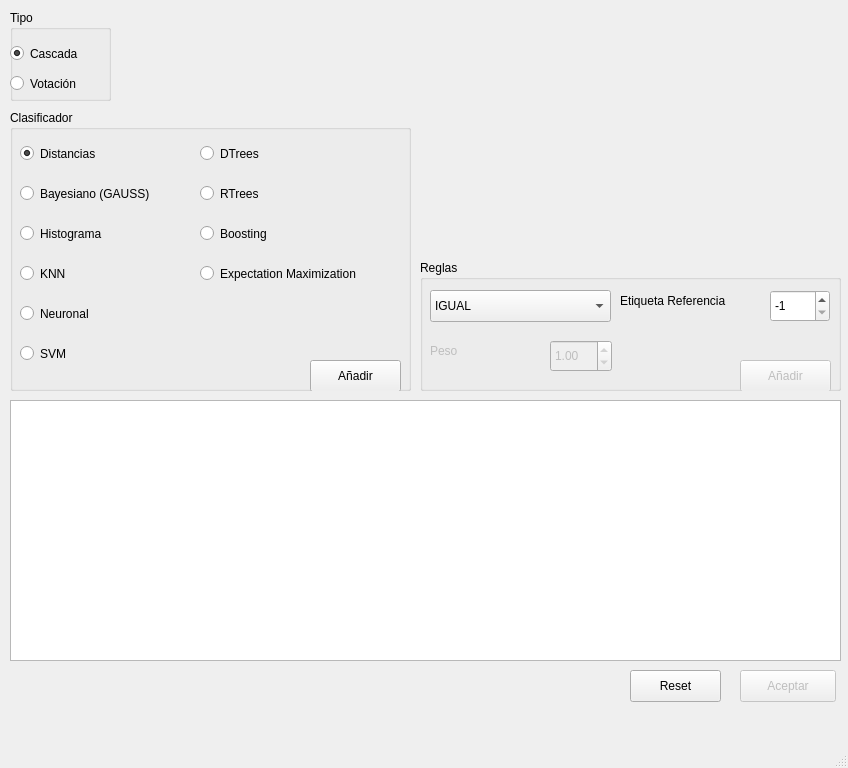
<?xml version="1.0" encoding="UTF-8"?>
<ui version="4.0">
 <class>Conf_Multi</class>
 <widget class="QMainWindow" name="Conf_Multi">
  <property name="geometry">
   <rect>
    <x>0</x>
    <y>0</y>
    <width>848</width>
    <height>768</height>
   </rect>
  </property>
  <property name="minimumSize">
   <size>
    <width>848</width>
    <height>768</height>
   </size>
  </property>
  <property name="windowTitle">
   <string>Configuración Multiclasificador</string>
  </property>
  <widget class="QWidget" name="centralwidget">
   <widget class="QPushButton" name="reset_2">
    <property name="geometry">
     <rect>
      <x>630</x>
      <y>670</y>
      <width>91</width>
      <height>32</height>
     </rect>
    </property>
    <property name="text">
     <string>Reset</string>
    </property>
   </widget>
   <widget class="QGroupBox" name="Reglas">
    <property name="geometry">
     <rect>
      <x>420</x>
      <y>260</y>
      <width>421</width>
      <height>131</height>
     </rect>
    </property>
    <property name="title">
     <string>Reglas</string>
    </property>
    <widget class="QComboBox" name="Regla">
     <property name="geometry">
      <rect>
       <x>10</x>
       <y>30</y>
       <width>181</width>
       <height>32</height>
      </rect>
     </property>
     <item>
      <property name="text">
       <string>IGUAL</string>
      </property>
     </item>
     <item>
      <property name="text">
       <string>DISTINTO</string>
      </property>
     </item>
     <item>
      <property name="text">
       <string>MAYOR</string>
      </property>
     </item>
     <item>
      <property name="text">
       <string>MENOR</string>
      </property>
     </item>
    </widget>
    <widget class="QLabel" name="label_3">
     <property name="geometry">
      <rect>
       <x>200</x>
       <y>30</y>
       <width>141</width>
       <height>22</height>
      </rect>
     </property>
     <property name="text">
      <string>Etiqueta Referencia</string>
     </property>
    </widget>
    <widget class="QSpinBox" name="Etiq_Ref">
     <property name="geometry">
      <rect>
       <x>350</x>
       <y>30</y>
       <width>60</width>
       <height>32</height>
      </rect>
     </property>
     <property name="suffix">
      <string/>
     </property>
     <property name="minimum">
      <number>-1</number>
     </property>
     <property name="maximum">
      <number>999999</number>
     </property>
     <property name="singleStep">
      <number>1</number>
     </property>
     <property name="value">
      <number>-1</number>
     </property>
    </widget>
    <widget class="QLabel" name="label">
     <property name="enabled">
      <bool>false</bool>
     </property>
     <property name="geometry">
      <rect>
       <x>10</x>
       <y>80</y>
       <width>70</width>
       <height>22</height>
      </rect>
     </property>
     <property name="text">
      <string>Peso</string>
     </property>
    </widget>
    <widget class="QDoubleSpinBox" name="Peso">
     <property name="enabled">
      <bool>false</bool>
     </property>
     <property name="geometry">
      <rect>
       <x>130</x>
       <y>80</y>
       <width>62</width>
       <height>32</height>
      </rect>
     </property>
     <property name="minimum">
      <double>0.010000000000000</double>
     </property>
     <property name="maximum">
      <double>999999.000000000000000</double>
     </property>
     <property name="value">
      <double>1.000000000000000</double>
     </property>
    </widget>
    <widget class="QPushButton" name="Anadir_2">
     <property name="enabled">
      <bool>false</bool>
     </property>
     <property name="geometry">
      <rect>
       <x>320</x>
       <y>100</y>
       <width>91</width>
       <height>32</height>
      </rect>
     </property>
     <property name="text">
      <string>Añadir</string>
     </property>
    </widget>
   </widget>
   <widget class="QGroupBox" name="groupBox_4">
    <property name="geometry">
     <rect>
      <x>10</x>
      <y>110</y>
      <width>401</width>
      <height>281</height>
     </rect>
    </property>
    <property name="title">
     <string>Clasificador</string>
    </property>
    <widget class="QRadioButton" name="Distancias_2">
     <property name="geometry">
      <rect>
       <x>10</x>
       <y>30</y>
       <width>115</width>
       <height>27</height>
      </rect>
     </property>
     <property name="text">
      <string>Distancias</string>
     </property>
     <property name="checked">
      <bool>true</bool>
     </property>
    </widget>
    <widget class="QRadioButton" name="KNN_2">
     <property name="geometry">
      <rect>
       <x>10</x>
       <y>150</y>
       <width>115</width>
       <height>27</height>
      </rect>
     </property>
     <property name="text">
      <string>KNN</string>
     </property>
    </widget>
    <widget class="QRadioButton" name="Histograma_2">
     <property name="geometry">
      <rect>
       <x>10</x>
       <y>110</y>
       <width>115</width>
       <height>27</height>
      </rect>
     </property>
     <property name="text">
      <string>Histograma</string>
     </property>
    </widget>
    <widget class="QRadioButton" name="Boosting_2">
     <property name="geometry">
      <rect>
       <x>190</x>
       <y>110</y>
       <width>115</width>
       <height>27</height>
      </rect>
     </property>
     <property name="text">
      <string>Boosting</string>
     </property>
    </widget>
    <widget class="QRadioButton" name="GAUSS_2">
     <property name="geometry">
      <rect>
       <x>10</x>
       <y>70</y>
       <width>171</width>
       <height>27</height>
      </rect>
     </property>
     <property name="text">
      <string>Bayesiano (GAUSS)</string>
     </property>
    </widget>
    <widget class="QRadioButton" name="SVM_2">
     <property name="geometry">
      <rect>
       <x>10</x>
       <y>230</y>
       <width>115</width>
       <height>27</height>
      </rect>
     </property>
     <property name="text">
      <string>SVM</string>
     </property>
    </widget>
    <widget class="QRadioButton" name="DTrees_2">
     <property name="geometry">
      <rect>
       <x>190</x>
       <y>30</y>
       <width>115</width>
       <height>27</height>
      </rect>
     </property>
     <property name="text">
      <string>DTrees</string>
     </property>
    </widget>
    <widget class="QRadioButton" name="Neuronal_2">
     <property name="geometry">
      <rect>
       <x>10</x>
       <y>190</y>
       <width>115</width>
       <height>27</height>
      </rect>
     </property>
     <property name="text">
      <string>Neuronal</string>
     </property>
    </widget>
    <widget class="QRadioButton" name="EM_2">
     <property name="geometry">
      <rect>
       <x>190</x>
       <y>150</y>
       <width>211</width>
       <height>27</height>
      </rect>
     </property>
     <property name="text">
      <string>Expectation Maximization</string>
     </property>
    </widget>
    <widget class="QRadioButton" name="RTrees_2">
     <property name="geometry">
      <rect>
       <x>190</x>
       <y>70</y>
       <width>115</width>
       <height>27</height>
      </rect>
     </property>
     <property name="text">
      <string>RTrees</string>
     </property>
    </widget>
    <widget class="QPushButton" name="Anadir">
     <property name="geometry">
      <rect>
       <x>300</x>
       <y>250</y>
       <width>91</width>
       <height>32</height>
      </rect>
     </property>
     <property name="text">
      <string>Añadir</string>
     </property>
    </widget>
   </widget>
   <widget class="QTextBrowser" name="Informacion">
    <property name="geometry">
     <rect>
      <x>10</x>
      <y>400</y>
      <width>831</width>
      <height>261</height>
     </rect>
    </property>
   </widget>
   <widget class="QGroupBox" name="groupBox_3">
    <property name="geometry">
     <rect>
      <x>10</x>
      <y>10</y>
      <width>101</width>
      <height>91</height>
     </rect>
    </property>
    <property name="title">
     <string>Tipo</string>
    </property>
    <widget class="QRadioButton" name="Cascada_2">
     <property name="geometry">
      <rect>
       <x>0</x>
       <y>30</y>
       <width>115</width>
       <height>27</height>
      </rect>
     </property>
     <property name="text">
      <string>Cascada</string>
     </property>
     <property name="checked">
      <bool>true</bool>
     </property>
    </widget>
    <widget class="QRadioButton" name="Votacion_2">
     <property name="geometry">
      <rect>
       <x>0</x>
       <y>60</y>
       <width>115</width>
       <height>27</height>
      </rect>
     </property>
     <property name="text">
      <string>Votación</string>
     </property>
     <property name="checked">
      <bool>false</bool>
     </property>
    </widget>
   </widget>
   <widget class="QPushButton" name="Aceptar_2">
    <property name="enabled">
     <bool>false</bool>
    </property>
    <property name="geometry">
     <rect>
      <x>740</x>
      <y>670</y>
      <width>96</width>
      <height>32</height>
     </rect>
    </property>
    <property name="text">
     <string>Aceptar</string>
    </property>
   </widget>
  </widget>
  <widget class="QMenuBar" name="menubar">
   <property name="geometry">
    <rect>
     <x>0</x>
     <y>0</y>
     <width>848</width>
     <height>25</height>
    </rect>
   </property>
  </widget>
  <widget class="QStatusBar" name="statusbar"/>
 </widget>
 <resources/>
 <connections/>
</ui>
